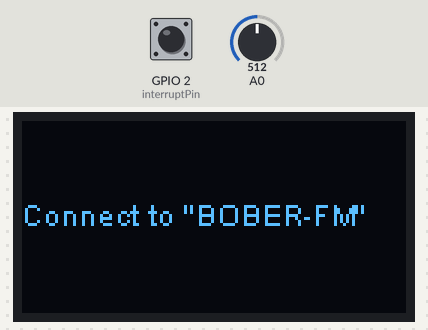
Simulated run of this sketch. Board: ESP8266 (NodeMCU). Parts: 128×64 one-colour display. Inputs (shaded band) come from the test bench; at power-on: A0 = 512, GPIO 2 (interruptPin) HIGH. WiFi joins after 1.5 s; servers stay silent unless stated; what the sketch prints to the serial monitor is not drawn.

Above: at 12.6 s.
At 16.2 s:
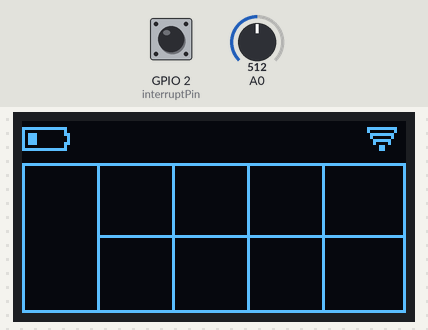
16.3 s: A0 set to 616
18.7 s: A0 set to 649
20.9 s: GPIO 2 (interruptPin) pulsed LOW 5 times (0.12 s each, 0.3 s apart)
At 22.4 s:
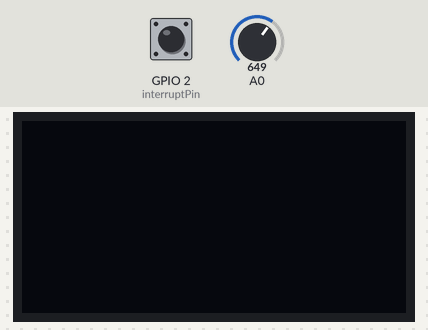
Timing chart, 0 to 23.9 s (numbered marks = the images above; inputs shaded):
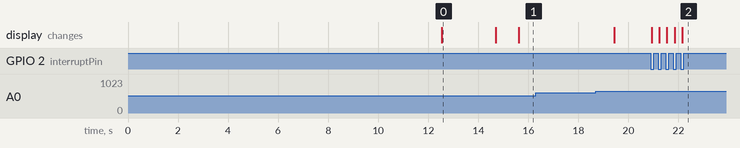

The sketch:

Bracelet.ino
```cpp
//Проценко Я.В.
#include <ESP8266WiFi.h>
#include <WiFiUdp.h>
#include "SH1106.h"
#include "Frame.h"

#define OLED_RESET  5   // RESET
#define OLED_DC     4   // Data/Command
#define OLED_CS     15  // Chip select
#define ReplyBuffer "OK"
#define localPort   5445
#define interruptPin 2
#define ASK         '?'
#define ESP01_port  500
#define sizeBuffer  9

SH1106 display(true, OLED_RESET, OLED_DC, OLED_CS);

IPAddress IP_ESP01(192,168,0,105);
char ssid[] = "BOBER-FM";
char pass[] = "99999999";

char Buffer[5] = {'0'};
//char Messege[50];
char packetBuffer[9][5]; //buffer to hold incoming packet

WiFiUDP Udp;

uint8_t i = 1, timeON = 0, Reply = 0;     //счётчик обычный, счётчик работы дисплея включенным
uint16_t time1 = 0;            //счётчик до оповещенния разряда аккумулятора
long vcc = 0, rssi, averageVCC;
volatile byte ON = 0;          //переменная прерываний
bool On = true;               //переменная обычного цикла
bool FirstRequest = false;


void Draw()                                                                 //функция отрисовки таблицы
{
  display.drawXbm(0,14,Frame_width,Frame_height,(const char*)Frame_bits);
  for (uint8_t j = 0, k1 = 0; j < sizeBuffer; j++, k1 = 0)
  {
    if (j!=0)
    {
      if ((j%2 == 0)&&(j!=0))
        k1=1;
      display.drawString(((j+1)/2)*26, 15+(k1*25), String(packetBuffer[j]));
    }
    else
    {
      display.drawString(1, 15, String(packetBuffer[0]));
    }
    display.display();
  }
}

void Signal(long rssi_1 = rssi)                //функция отрисовки батарейки
{
  display.setColor(BLACK);
  display.drawRect(115, 2, 10, 8);
  display.fillRect(115, 2, 10, 8);
  display.setColor(WHITE);
  Serial.println(rssi_1);
  if (rssi_1 < (-80))
      display.drawXbm(115, 2, W2_width,W2_height,(const char*)W2_bits);
    else if ((rssi_1 >= (-80)) && (rssi_1 < (-70)))
      display.drawXbm(115, 2, W3_width,W3_height,(const char*)W3_bits);
      else if ((rssi_1 >= (-70)) && (rssi_1 < (-60)))
        display.drawXbm(115, 2, W4_width,W4_height,(const char*)W4_bits);
        else if (rssi_1 >= (-60))
          display.drawXbm(115, 2, W5_width,W5_height,(const char*)W5_bits);
  display.display();
}

void Battery(long vcc_1 = averageVCC)                       //функция отрисовки уровня сигнала Wi-Fi
{
  Serial.println(vcc_1);
  if (On)
  {
    display.setColor(BLACK);
    display.drawRect(0, 2, 16, 8);
    display.fillRect(0, 2, 16, 8);
    display.setColor(WHITE);
    if (vcc_1 >= 800)
      display.drawXbm(0, 2, Img_Battery_3_width, Img_Battery_3_height, (const char*)Img_Battery_3);
      else if ((vcc_1 >= 600) && (vcc_1 < 800))
        display.drawXbm(0, 2, Img_Battery_2_width, Img_Battery_2_height, (const char*)Img_Battery_2);
        else if ((vcc_1 >= 400) && (vcc_1 < 600))
          display.drawXbm(0, 2, Img_Battery_1_width, Img_Battery_1_height, (const char*)Img_Battery_1);
          else if (vcc_1 < 400)
            display.drawXbm(0, 2, Img_Battery_0_width, Img_Battery_0_height, (const char*)Img_Battery_0);
    display.display();
  }
  else if (vcc_1 < 400)
  {
    time1++;
    if (time1 == 60000)
    {
      time1 = 0;
      display.clear();
      display.displayOn();
      display.drawXbm(20, 20, Img_BigBattery_low_width, Img_BigBattery_low_height, (const char*)Img_BigBattery_low);
      display.display();
      delay(2000);
      display.displayOff();
     }
  }
  i = 1;
}

void UDP_chat()
{
  int packetSize = Udp.parsePacket();
  if (packetSize > 0)
  {
    Serial.println(packetSize);
    int len = Udp.read(Buffer, 4);         //считывание пакета в Buffer

    if (len > 0)
    {
      Serial.println(len);
      Buffer[len] = '0';
    }

    Buffer[4] = '\0';           // записываем в конец признак конца строки для удобной работы с массивом как со строкой
    Udp.read();
    Udp.beginPacket(IP_ESP01, ESP01_port); //Отправляем ответ на IP и порт отправителя
    Udp.write(ReplyBuffer);
    Udp.endPacket();
    Serial.print("Contents: ");
    Serial.println(Buffer);
    if (!On)
    {
      display.displayOn();
      On = true;
      Serial.println("ON");
    }
    timeON = 0;
    if (!FirstRequest)                          // если был отправлен запрос на получение данных, то не выводить на дисплей
    {
      display.clear();
      display.setFont(ArialMT_Plain_24);
      display.drawString(30, 20, String(Buffer));
      display.display();
      delay(2000);
      display.clear();
    }
    else
    {
      Reply++;                                   //счётчик для запроса
      if (Reply == 9)                            // если считалось последнее запрошеное сообщение
      {
        Reply == 0;
        FirstRequest = false;
      }
    }
    Signal();
    Battery();
  }
}

void Attach()
{
  static unsigned long millis_prev;
  if (millis() - 100 > millis_prev)
      ON = 1;                        // меняем значение на противоположное
  millis_prev = millis();
  Serial.println (ON);
}

void Connect()
{
   do
   {
      WiFi.begin(ssid, pass);
      for (uint8_t i = 0; (WiFi.status() != WL_CONNECTED) || (i < 50); i++)
      {
        delay(500);
        Serial.print(".");
        i++;
      }
      if (WiFi.status() == WL_CONNECTED)
      {
        display.clear();
        display.drawString(0, 25, "Connect to \"" + String(ssid) + "\"");
      }
      else
      {
        display.clear();
        display.drawString(20, 25, "No connection");
        display.display();
        Serial.println("No connection");
        delay(10000);
      }
    }
    while (WiFi.status()!= WL_CONNECTED);
  display.display();
  delay(2000);
  display.clear();
  Serial.println(WiFi.SSID());
  Serial.println(WiFi.localIP());
  Request();
}

void Request()
{
  Udp.beginPacket(IP_ESP01, ESP01_port);
  Udp.write(ASK);
  Udp.endPacket();
  FirstRequest = true;
}

void setup()
{
  Serial.begin(115200);
  pinMode(interruptPin, INPUT_PULLUP);
  attachInterrupt(digitalPinToInterrupt(interruptPin), Attach, FALLING);
  Serial.println("");
  display.init();
  display.clear();
  display.setFont(ArialMT_Plain_24);
  display.drawString(20, 20, "SMART");
  display.display();

  display.setFont(ArialMT_Plain_10);
  WiFi.mode(WIFI_STA);
  Connect();
  Draw();
  Battery();
  Signal();

  Udp.begin(localPort); // Начинаем «слушать» клиентов:
}

void loop()
{
  if (WiFi.isConnected())
  {
    if (ON == 1)
    {
      if (On)
      {
        Serial.println("OFF");
        display.displayOff();
        On = false;
      }
      else
      {
        Serial.println("ON");
        display.displayOn();
        On = true;
      }
      ON = 0;
      timeON = 0;
    }

    UDP_chat();

    i++;
    vcc += analogRead(A0);             //считывание напряжения аккумулятора
    if (i%20==0)
    {
      averageVCC = vcc/20;
      Battery();
      vcc = 0;
    }
    if (On)
    {
      timeON++;
      if (i%19 == 0)
      {
        rssi = WiFi.RSSI();
        Signal();
      }
      if (Buffer[1] != '0')               //если буфер не пуст, то скопировать его содержимое в массив по первой цифре
      {
        int number = atoi(Buffer);
        uint8_t number2 = number/100;
        switch (number2)
        {
          case 17:
          {
            strcpy(packetBuffer[0],Buffer);
            break;
          }
          case 16:
          {
            strcpy(packetBuffer[1],Buffer);
            break;
          }
          case 15:
          {
            strcpy(packetBuffer[2],Buffer);
            break;
          }
          default:
          {
            for (uint8_t i = 0; i < 4; i++)
              packetBuffer[(number2-20)+2][i] = Buffer[i+1];
          }
        }
        memset(Buffer, '0', 5);
        display.setFont(ArialMT_Plain_10);
        Draw();                                    //вызов функции рисования таблицы и содержимого массива
      }
      if (timeON >= 150)                           //отключение дисплея после 150 циклов loop()
      {
        Serial.println("OFF");
        On = false;
        display.displayOff();
      }
    }
  }
  else
  {
    Connect();
    Draw();
  }
  delay(50);
}
```

Source omitted: Frame.h (data table, 8804 bytes)

Measured:
- after the input at 16.3 s, every drawn part: stays the same
- what the display in image 0 shows lasts 2.2 s, from 12.5 s to 14.7 s
